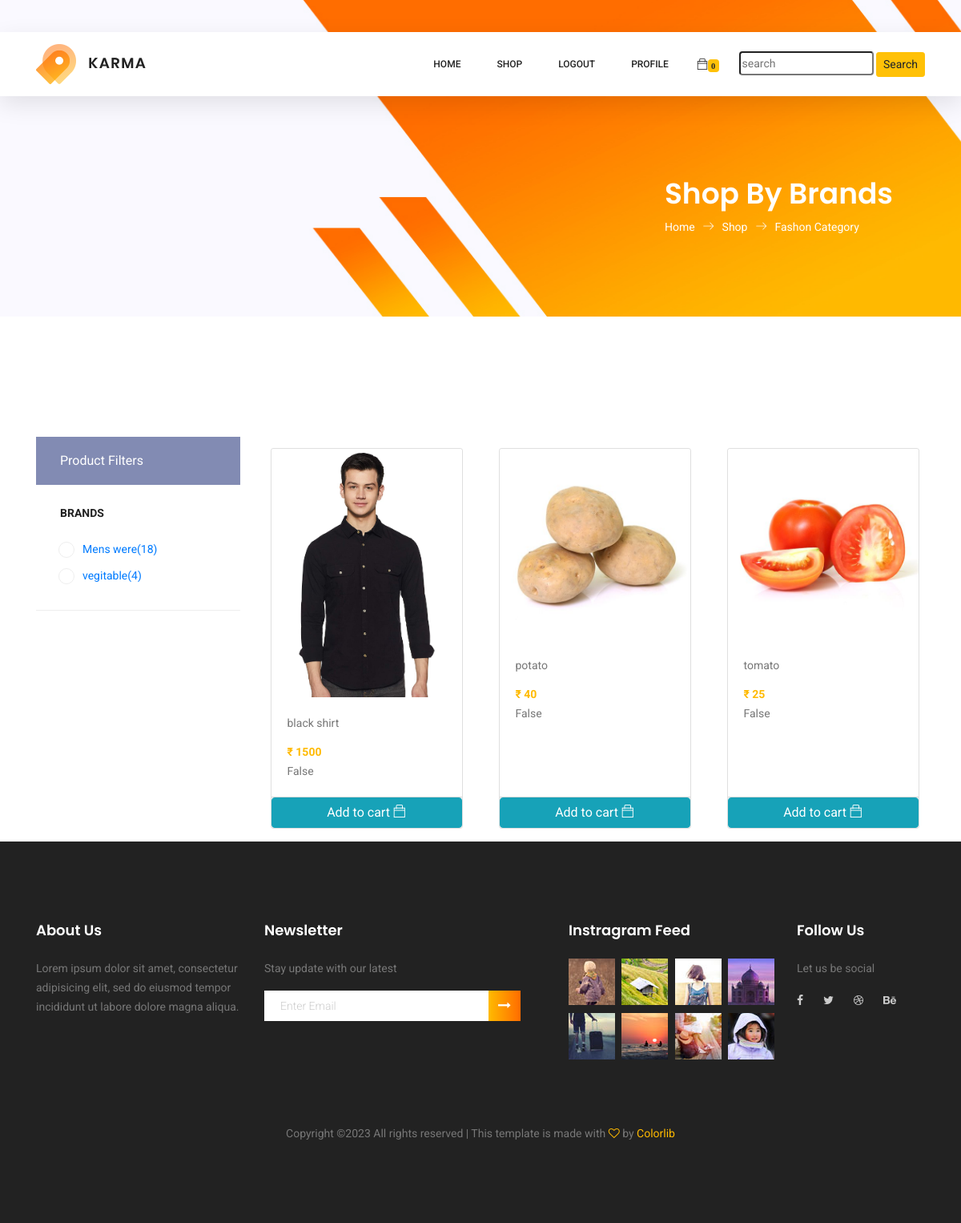
The app's page /category (signed in) with its own data.
### store/models/category.py (models this page shows, shortened)
class Category(models.Model):
    name = models.CharField(max_length=20)
    stock = models.IntegerField(default=0)
    @staticmethod
    def get_all_categories():
        return Category.objects.all()

### store/models/product.py (models this page shows, shortened)
class Product(models.Model):
    objects = None
    name = models.CharField(max_length=50)
    price = models.IntegerField(default=0)
    category = models.ForeignKey(Category, on_delete=models.CASCADE, default=1)
    description = models.CharField(max_length=200, default='', null=True, blank=True)
    image = models.ImageField(upload_to='uploads/products/')
    @staticmethod
    def get_all_products():
        return Product.objects.all()

### store/middlewares/auth.py (the view)
    def middleware(request):
        return_url = request.META['PATH_INFO']
        if not request.session.get('customer'):
            return redirect(f'login?return_url={return_url}')
        response = get_response(request)
        return response

### store/templatetags/cart.py (called while the page is built)
@register.filter(name='is_in_cart')
def is_in_cart(product, cart):
    keys = cart.keys()
    for id in keys:
        if int(id) == product.id:
            return True
    return False

### store/templatetags/custom_filter.py (called while the page is built)
@register.filter(name='currency')
def currency(number):
    return '₹ ' + str(number)

### store/views/category.py (called while the page is built)
    def get(self, request):
        cart = request.session.get('cart')
        if not cart:
            request.session.cart = {}
        products = None
        categories = Category.get_all_categories()
        category_id = request.GET.get('category')
        if category_id:
            products = Product.get_all_product_by_categoryid(category_id)
        else:
            products = Product.get_all_products()
        data = {'products': products, 'categories': categories}
        return render(request, 'category.html', data)

### store/templates/category.html (shortened to what this page needs)
{%extends 'base.html'%}
{% load static%}
{% load cart%}
{% load custom_filter%}
{% block content %}
	<section class="banner-area organic-breadcrumb">
		<div class="container">
			<div class="breadcrumb-banner d-flex flex-wrap align-items-center justify-content-end">
				<div class="col-first">
					<h1>Shop By Brands</h1>
					<nav class="d-flex align-items-center">
						<a href="index.html">Home<span class="lnr lnr-arrow-right"></span></a>
						<a href="/category">Shop<span class="lnr lnr-arrow-right"></span></a>
						<a href="/category">Fashon Category</a>
					</nav>
				</div>
			</div>
		</div>
	</section>
	<div class="container">
		<div class="row">
				<div class="col-xl-3 col-lg-4 col-md-5">
					<div class="sidebar-filter mt-50">
						<div class="top-filter-head">Product Filters</div>
						<div class="common-filter">
							<div class="head">Brands</div>
							{% for category in categories%}
								<form action="">
									<ul>
										<li class="filter-list"><input class="pixel-radio" type="radio" name="brand"><a href="?category={{ category.id}}"><label>{{category.name}}</label><span>({{category.stock}})</span></a></li>
									</ul>
								</form>
							{% endfor %}
						</div>
					</div>
				</div>
	<div class="col-xl-9 col-lg-8 col-md-7 mt-5">
				<section class="lattest-product-area pb-40 category-list">
					<div class="row mt-3">
						{% for product in products %}
						<div class="card mx-auto mb-3" id="{{product.id}}" style="width: 15rem;">
							<img class="card-img-top" src="{{product.image.url}}">
							<div class="card-body">
								<p class="card-title">{{product.name}}</p>
								<p class="card-text"><b>{{product.price|currency}}</b></p>
								{{product | is_in_cart:request.session.cart}}
							</div>
							<div class="card-footer p-0">
								{% if product|is_in_cart:request.session.cart %}
								<div class="row  no-gutters">
									<form action="" class="col-2" method="post">
										{% csrf_token %}
										<input hidden type="text" name="product" value="{{product.id}}">
										<input hidden type="text" name="remove" value="True">
										<input type="submit" value="-" class=" btn btn-block btn-info">
									</form>
									<div class="text-center col m-2">{{product|cart_quantity:request.session.cart}} in Cart</div>
									<form action="" class="col-2" method="post">
										{% csrf_token %}
										<input hidden type="text" name="product" value="{{product.id}}">
										<input type="submit" value="+" class=" btn btn-block btn-info">
									</form>
								</div>
								{%else%}
								<form action="" method="post" class="btn-block">
									<button type="submit" class="btn btn-info btn-block ">Add to cart  <span class="ti-bag "></span></button>
								</form>
								{% endif %}
							</div>
						</div>
						{% endfor %}
					</div>
				</section>
			</div>
		</div>
	</div>
{%endblock%}

### store/templates/base.html (shortened to what this page needs)
<!DOCTYPE html>
{% load static %}
{%load cart%}
<html lang="zxx" class="no-js">
<head>
	<link rel="stylesheet" href="{% static 'store/css/linearicons.css' %}">
	<link rel="stylesheet" href="{% static 'store/css/font-awesome.min.css' %}">
	<link rel="stylesheet" href="{% static 'store/css/themify-icons.css' %}">
	<link rel="stylesheet" href="{% static 'store/css/bootstrap.css' %}">
	<link rel="stylesheet" href="{% static 'store/css/owl.carousel.css' %}">
	<link rel="stylesheet" href="{% static 'store/css/nice-select.css' %}">
	<link rel="stylesheet" href="{% static 'store/css/nouislider.min.css' %}">
	<link rel="stylesheet" href="{% static 'store/css/ion.rangeSlider.css' %}" />
	<link rel="stylesheet" href="{% static 'store/css/ion.rangeSlider.skinFlat.css' %}"/>
	<link rel="stylesheet" href="{% static 'store/css/magnific-popup.css' %}">
	<link rel="stylesheet" href="{% static 'store/css/main.css' %}">
</head>
<body id="category">
	<header class="header_area sticky-header">
		<div class="main_menu">
			<nav class="navbar navbar-expand-lg navbar-light main_box">
				<div class="container">
					<a class="navbar-brand logo_h" href="/"><img src="{% static 'store/img/logo.png'%}" alt=""></a>
					<div class="collapse navbar-collapse offset" id="navbarSupportedContent">
						<ul class="nav navbar-nav menu_nav ml-auto">
							<li class="nav-item"><a class="nav-link" href="/">Home</a></li>
							{% if request.session.customer %}
							<li class="nav-item submenu dropdown">
								<a href="#" class="nav-link dropdown-toggle" data-toggle="dropdown" role="button" aria-haspopup="true"
								 aria-expanded="false">Shop</a>
							</li>
								<li class="nav-item"><a class="nav-link" href="/logout">Logout</a></li>
								<li class="nav-item {% if request.path == '/userprofile' %} active {% endif %}"><a class="nav-link" href="/userprofile">Profile</a></li>
							{% else %}
							<li class="nav-item"><a class="nav-link" href="/login">Login</a></li>
							{% endif %}
						</ul>
						<ul class="nav navbar-nav navbar-right">
							<li class="nav-item"><a href="/cart" class="cart"><span class="ti-bag"><p class="badge badge-warning">{{request.session.cart.keys|length}}</p></span></a></li>
							<li class="nav-item">
								<form action="/search" method="get" class="from-inline mt-2 pt-3">
										<input class="rounded" type="search" placeholder="search" aria-label="search" name="query"  id="query">
										<button class="btn btn-sm btn-warning" type="submit">Search</button>
								</form>
							</li>
						</ul>
					</div>
				</div>
			</nav>
		</div>
	</header>
	{% block content %}{% endblock %}
	<footer class="footer-area section_gap">
		<div class="container">
			<div class="row">
				<div class="col-lg-3  col-md-6 col-sm-6">
					<div class="single-footer-widget">
						<h6>About Us</h6>
						<p>
							Lorem ipsum dolor sit amet, consectetur adipisicing elit, sed do eiusmod tempor incididunt ut labore dolore
							magna aliqua.
						</p>
					</div>
				</div>
				<div class="col-lg-4  col-md-6 col-sm-6">
					<div class="single-footer-widget">
						<h6>Newsletter</h6>
						<p>Stay update with our latest</p>
						<div class="" id="mc_embed_signup">
							<form target="_blank" novalidate="novalidate" action="https://spondonit.us12.list-manage.com/subscribe/post?u=1462626880ade1ac87bd9c93a&amp;id=92a4423d01"
								  method="get" class="form-inline">
								<div class="d-flex flex-row">
									<input class="form-control" name="EMAIL" placeholder="Enter Email" onfocus="this.placeholder = ''" onblur="this.placeholder = 'Enter Email '"
									 required="" type="email">
									<button class="click-btn btn btn-default"><i class="fa fa-long-arrow-right" aria-hidden="true"></i></button>
								</div>
							</form>
						</div>
					</div>
				</div>
				<div class="col-lg-3  col-md-6 col-sm-6">
					<div class="single-footer-widget mail-chimp">
						<h6 class="mb-20">Instragram Feed</h6>
						<ul class="instafeed d-flex flex-wrap">
							<li><img src="{% static 'store/img/i1.jpg' %}" alt=""></li>
							<li><img src="{% static 'store/img/i2.jpg' %}" alt=""></li>
							<li><img src="{% static 'store/img/i3.jpg' %}" alt=""></li>
							<li><img src="{% static 'store/img/i4.jpg' %}" alt=""></li>
							<li><img src="{% static 'store/img/i5.jpg' %}" alt=""></li>
							<li><img src="{% static 'store/img/i6.jpg' %}" alt=""></li>
							<li><img src="{% static 'store/img/i7.jpg' %}" alt=""></li>
							<li><img src="{% static 'store/img/i8.jpg' %}" alt=""></li>
						</ul>
					</div>
				</div>
				<div class="col-lg-2 col-md-6 col-sm-6">
					<div class="single-footer-widget">
						<h6>Follow Us</h6>
						<p>Let us be social</p>
						<div class="footer-social d-flex align-items-center">
							<a href="#"><i class="fa fa-facebook"></i></a>
							<a href="#"><i class="fa fa-twitter"></i></a>
							<a href="#"><i class="fa fa-dribbble"></i></a>
							<a href="#"><i class="fa fa-behance"></i></a>
						</div>
					</div>
				</div>
			</div>
			<div class="footer-bottom d-flex justify-content-center align-items-center flex-wrap">
				<p class="footer-text m-0">
Copyright &copy;<script>document.write(new Date().getFullYear());</script> All rights reserved | This template is made with <i class="fa fa-heart-o" aria-hidden="true"></i> by <a href="https://colorlib.com" target="_blank">Colorlib</a>
</p>
			</div>
		</div>
	</footer>
</body>
</html>

### records on screen
Category: name "Mens were", stock "18"
Category: name "vegitable", stock "4"
Product: {{ product.id }} 1 (drawn), image (picture), name "black shirt", price "₹ 1500", session "False"
Product: image (picture), name "potato", price "₹ 40", session "False"
Product: image (picture), name "tomato", price "₹ 25", session "False"

### other values on screen
{{ request.session.cart.keys|length }} "0"
